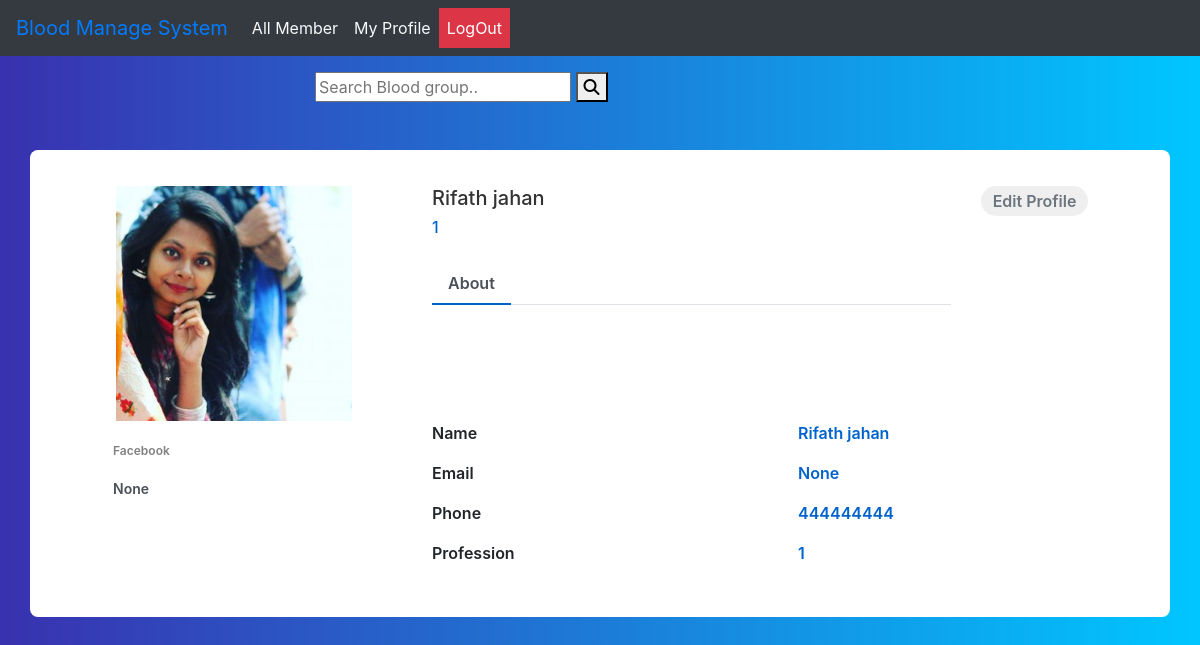
The page /user-profile/10 on the database its author committed.
### test_app/models.py (models this page shows, shortened)
class BloodDonar(models.Model):
    user = models.OneToOneField(User, on_delete = models.CASCADE)
    name = models.CharField(max_length=50, blank = True, null = True)
    image = models.ImageField(upload_to= 'profile_pics' ,blank = True, null = True)
    blood_group = models.CharField(max_length=50, blank = True, null = True)
    phone = models.CharField(max_length=50, blank = True, null = True)
    address = models.TextField(blank = True, null = True)
    profession = models.CharField(max_length=50, blank = True, null = True)
    email = models.EmailField(max_length=254, blank = True, null = True)
    facebook_link = models.CharField(max_length=50, blank = True, null = True)

### test_app/views.py (the view)
# urls.py: path('user-profile/<int:id>', user_profile, name = 'user_profile'),
def user_profile(request, id):
    profile = BloodDonar.objects.get(pk = id)
    context = {'profile':profile}
    return render(request, 'userprofile.html', context)

### templates/userprofile.html (shortened to what this page needs)
{% extends 'base.html' %}
{% load static %}
{% block content %}
<link href="//maxcdn.bootstrapcdn.com/bootstrap/4.1.1/css/bootstrap.min.css" rel="stylesheet" id="bootstrap-css">
<link rel="stylesheet" href="{% static 'css/profile.css' %}">
<div class="container emp-profile mt-5">
            <form method="post">
                <div class="row">
                    <div class="col-md-4">
                        <div class="profile-img">
                            <img src="{{ profile.image.url }}" alt=""/>
                        </div>
                    </div>
                    <div class="col-md-6">
                        <div class="profile-head">
                                    <h5>
                                        {{profile.name}}
                                    </h5>
                                    <h6>
                                        {{profile.profession}}
                                    </h6>
                            <ul class="nav nav-tabs" id="myTab" role="tablist">
                                <li class="nav-item">
                                    <a class="nav-link active" id="home-tab" data-toggle="tab" role="tab" aria-controls="home" aria-selected="true">About</a>
                                </li>
                            </ul>
                        </div>
                    </div>
                    <div class="col-md-2">
                        <input type="submit" class="profile-edit-btn" name="btnAddMore" value="Edit Profile"/>
                    </div>
                </div>
                <div class="row">
                    <div class="col-md-4">
                        <div class="profile-work">
                            <p>Facebook</p>
                            <a href="facebook.com">{{profile.facebook_link}}</a><br/>
                        </div>
                    </div>
                    <div class="col-md-8">
                        <div class="tab-content profile-tab" id="myTabContent">
                            <div class="tab-pane fade show active" id="home" role="tabpanel" aria-labelledby="home-tab">
                                        <div class="row">
                                            <div class="col-md-6">
                                                <label>Name</label>
                                            </div>
                                            <div class="col-md-6">
                                                <p>{{profile.name}}</p>
                                            </div>
                                        </div>
                                        <div class="row">
                                            <div class="col-md-6">
                                                <label>Email</label>
                                            </div>
                                            <div class="col-md-6">
                                                <p>{{profile.email}}</p>
                                            </div>
                                        </div>
                                        <div class="row">
                                            <div class="col-md-6">
                                                <label>Phone</label>
                                            </div>
                                            <div class="col-md-6">
                                                <p>{{profile.phone}}</p>
                                            </div>
                                        </div>
                                        <div class="row">
                                            <div class="col-md-6">
                                                <label>Profession</label>
                                            </div>
                                            <div class="col-md-6">
                                                <p>{{profile.profession}}</p>
                                            </div>
                                        </div>
                            </div>
                        </div>
                    </div>
                </div>
            </form>
        </div>
{% endblock %}

### static/css/all-member.css (style rules this page uses)
* { box-sizing: border-box; -webkit-box-sizing: border-box; -moz-box-sizing: border-box; }
body { font-family: Helvetica; -webkit-font-smoothing: antialiased; background: rgba( 71, 147, 227, 1); }

### static/css/profile.css (style rules this page uses)
body { background: -webkit-linear-gradient(left, #3931af, #00c6ff); }
.emp-profile { padding: 3%; margin-top: 3%; margin-bottom: 3%; border-radius: 0.5rem; background: #fff; }
.profile-img { text-align: center; }
.profile-img img { width: 70%; height: 100%; }
.profile-head h5 { color: #333; }
.profile-head h6 { color: #0062cc; }
.profile-edit-btn { border: none; border-radius: 1.5rem; width: 70%; padding: 2%; font-weight: 600; color: #6c757d; cursor: pointer; }
.profile-head .nav-tabs { margin-bottom:5%; }
.profile-head .nav-tabs .nav-link { font-weight:600; border: none; }
.profile-head .nav-tabs .nav-link.active { border: none; border-bottom:2px solid #0062cc; }
.profile-work { padding: 14%; margin-top: -15%; }
.profile-work p { font-size: 12px; color: #818182; font-weight: 600; margin-top: 10%; }
.profile-work a { text-decoration: none; color: #495057; font-weight: 600; font-size: 14px; }
.profile-tab label { font-weight: 600; }
.profile-tab p { font-weight: 600; color: #0062cc; }

### rows shown on the page
BloodDonar: image (picture), name "Rifath jahan", profession "1", facebook_link "None", email "None", phone "444444444"
